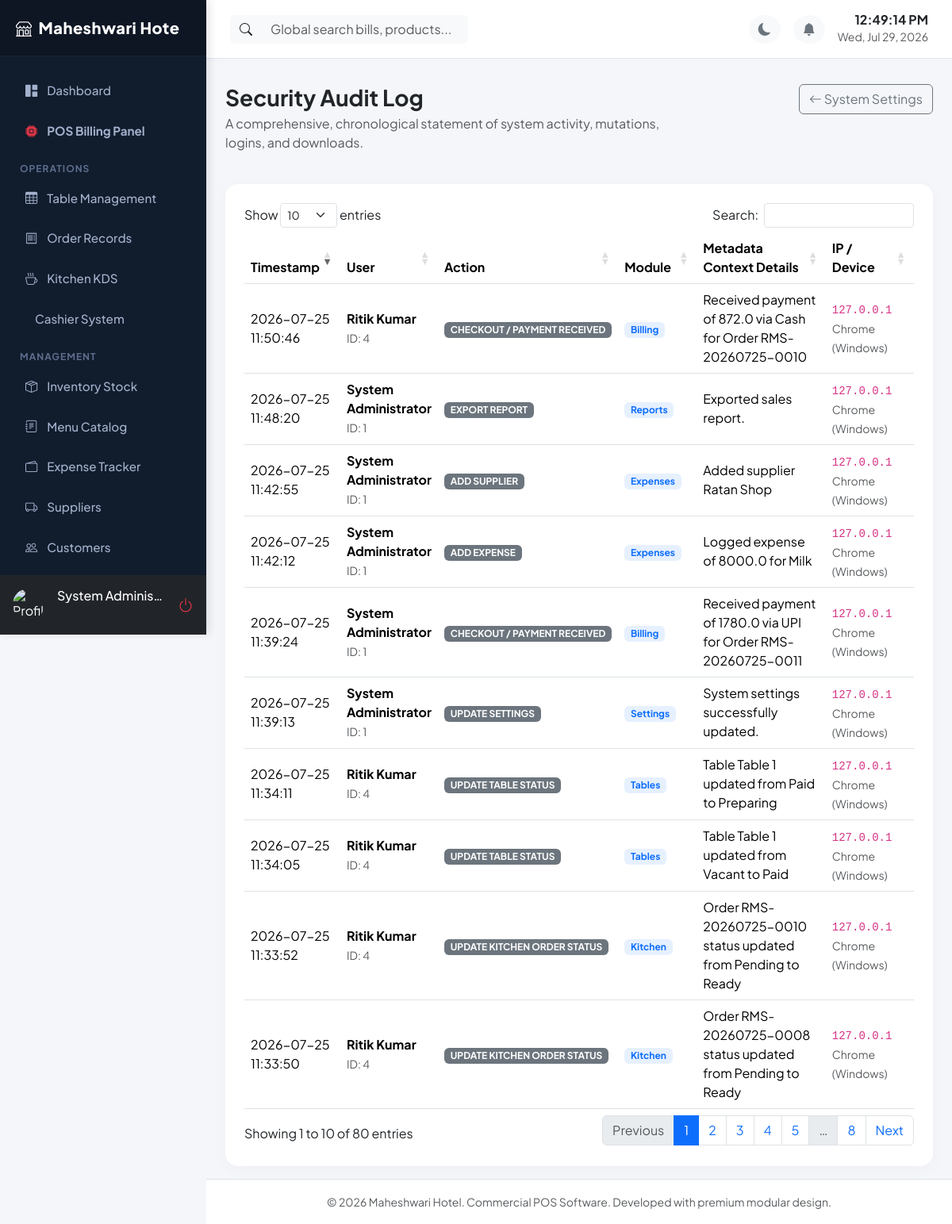
The app's page /settings/logs (signed in) with its own data.
### app/models/__init__.py (models this page shows, shortened)
class RestaurantSetting(db.Model):
    __tablename__ = 'restaurant_settings'
    id = db.Column(db.Integer, primary_key=True)
    key = db.Column(db.String(100), unique=True, nullable=False)
    value = db.Column(db.Text, nullable=True)

class User(db.Model, UserMixin):
    __tablename__ = 'users'
    id = db.Column(db.Integer, primary_key=True)
    employee_id = db.Column(db.String(50), unique=True, nullable=False)
    username = db.Column(db.String(80), unique=True, nullable=False)
    password_hash = db.Column(db.String(200), nullable=False)
    name = db.Column(db.String(120), nullable=False)
    email = db.Column(db.String(120), unique=True, nullable=True)
    mobile = db.Column(db.String(15), nullable=True)
    role = db.Column(db.String(50), nullable=False, default='Cashier') # Admin, Manager, Cashier, Waiter, Kitchen, Store Manager
    permissions = db.Column(db.Text, nullable=True) # JSON stored as string for custom permission flags
    status = db.Column(db.String(20), default='Active') # Active, Disabled
    photo = db.Column(db.String(250), nullable=True)
    joining_date = db.Column(db.Date, nullable=True)
    shift = db.Column(db.String(50), nullable=True) # Day, Night, Evening
    fingerprint_enabled = db.Column(db.Boolean, default=False)
    credentials = db.relationship('WebAuthnCredential', backref='user', lazy=True, cascade='all, delete-orphan')
    attendances = db.relationship('Attendance', backref='user', lazy=True, cascade='all, delete-orphan')
    activity_logs = db.relationship('ActivityLog', backref='user', lazy=True)
    def has_permission(self, permission):
        if self.role == 'Admin':
            return True
        perms = self.get_permissions_list()
        return permission in perms

class ActivityLog(db.Model):
    __tablename__ = 'activity_logs'
    id = db.Column(db.Integer, primary_key=True)
    user_id = db.Column(db.Integer, db.ForeignKey('users.id'), nullable=True)
    user_name = db.Column(db.String(120), nullable=True) # Snapshot in case user is deleted
    date = db.Column(db.Date, default=datetime.utcnow().date)
    time = db.Column(db.Time, default=lambda: datetime.utcnow().time())
    ip_address = db.Column(db.String(45), nullable=True)
    browser = db.Column(db.String(150), nullable=True)
    operating_system = db.Column(db.String(100), nullable=True)
    device = db.Column(db.String(100), nullable=True)
    action = db.Column(db.String(50), nullable=False) # Login, Logout, Add, Edit, Delete, Print, Export, Backup, Restore
    module = db.Column(db.String(50), nullable=False) # Auth, Users, Inventory, Billing, Table, etc.
    description = db.Column(db.Text, nullable=True)

### app/routes/settings.py (the view)
@settings_bp.route('/settings/logs')
@login_required
@role_required('Admin')
def view_logs():
    logs = ActivityLog.query.order_by(ActivityLog.date.desc(), ActivityLog.time.desc()).all()
    return render_template('settings/logs.html', logs=logs)

### app/utils/helpers.py (called while the page is built)
def get_setting(key, default=None):
    try:
        setting = RestaurantSetting.query.filter_by(key=key).first()
        if setting:
            return setting.value
        return default
    except Exception as e:
        print(f"Error fetching setting {key}: {e}")
        return default

### app/templates/settings/logs.html (shortened to what this page needs)
{% extends "base.html" %}
{% block content %}
<div class="row mb-4">
    <div class="col-md-8">
        <h3 class="fw-bold mb-1">Security Audit Log</h3>
        <p class="text-muted">A comprehensive, chronological statement of system activity, mutations, logins, and downloads.</p>
    </div>
    <div class="col-md-4 text-md-end">
        <a href="{{ url_for('settings.index') }}" class="btn btn-outline-secondary"><i class="bi bi-arrow-left"></i> System Settings</a>
    </div>
</div>
<div class="card card-custom p-4">
    <div class="table-responsive">
        <table class="table table-hover align-middle" id="activity-logs-table">
            <thead>
                <tr>
                    <th>Timestamp</th>
                    <th>User</th>
                    <th>Action</th>
                    <th>Module</th>
                    <th>Metadata Context Details</th>
                    <th>IP / Device</th>
                </tr>
            </thead>
            <tbody>
                {% for log in logs %}
                <tr>
                    <td>{{ log.date.strftime('%Y-%m-%d') }} {{ log.time.strftime('%H:%M:%S') }}</td>
                    <td>
                        <div class="fw-bold">{{ log.user_name }}</div>
                        <small class="text-muted">ID: {{ log.user_id or "N/A" }}</small>
                    </td>
                    <td><span class="badge bg-secondary text-uppercase">{{ log.action }}</span></td>
                    <td><span class="badge bg-primary bg-opacity-10 text-primary fw-bold">{{ log.module }}</span></td>
                    <td>{{ log.description or "No metadata logs." }}</td>
                    <td>
                        <div><code>{{ log.ip_address }}</code></div>
                        <small class="text-muted">{{ log.browser }} ({{ log.operating_system }})</small>
                    </td>
                </tr>
                {% endfor %}
            </tbody>
        </table>
    </div>
</div>
{% endblock %}

### app/templates/base.html (shortened to what this page needs)
<!DOCTYPE html>
<html lang="en" data-bs-theme="light">
<head>
    <link href="https://cdn.jsdelivr.net/npm/bootstrap@5.3.1/dist/css/bootstrap.min.css" rel="stylesheet">
    <link href="https://cdn.jsdelivr.net/npm/bootstrap-icons@1.10.5/font/bootstrap-icons.css" rel="stylesheet">
    <link href="https://cdn.jsdelivr.net/npm/sweetalert2@11.7.27/dist/sweetalert2.min.css" rel="stylesheet">
    <link href="https://cdn.datatables.net/1.13.6/css/dataTables.bootstrap5.min.css" rel="stylesheet">
</head>
<body>
    <div id="sidebar" class="d-flex flex-column">
        <div class="logo d-flex align-items-center justify-content-between">
            <span><i class="bi bi-shop me-2"></i>{{ restaurant_name[:15] }}</span>
        </div>
        <div class="flex-grow-1 mt-3">
            <a href="{{ url_for('dashboard.index') }}" class="nav-link {% if request.endpoint == 'dashboard.index' %}active{% endif %}">
                <i class="bi bi-grid-1x2-fill"></i> Dashboard
            </a>
            {% if current_user.has_permission('orders') %}
            <a href="{{ url_for('orders.pos_interface') }}" class="nav-link {% if request.endpoint == 'orders.pos_interface' %}active{% endif %}">
                <i class="bi bi-cpu-fill text-danger"></i> <b>POS Billing Panel</b>
            </a>
            {% endif %}
            <div class="nav-header">Operations</div>
            {% if current_user.has_permission('tables') %}
            <a href="{{ url_for('tables.layout') }}" class="nav-link {% if request.endpoint == 'tables.layout' %}active{% endif %}">
                <i class="bi bi-table"></i> Table Management
            </a>
            {% endif %}
            {% if current_user.has_permission('orders') %}
            <a href="{{ url_for('orders.list_orders') }}" class="nav-link {% if request.endpoint == 'orders.list_orders' %}active{% endif %}">
                <i class="bi bi-receipt"></i> Order Records
            </a>
            {% endif %}
            {% if current_user.has_permission('kitchen') %}
            <a href="{{ url_for('kitchen.display') }}" class="nav-link {% if request.endpoint == 'kitchen.display' %}active{% endif %}">
                <i class="bi bi-cup-hot"></i> Kitchen KDS
            </a>
            {% endif %}
            {% if current_user.has_permission('billing') %}
            <a href="{{ url_for('billing.index') }}" class="nav-link {% if request.endpoint == 'billing.index' %}active{% endif %}">
                 Cashier System
            </a>
            {% endif %}
            <div class="nav-header">Management</div>
            {% if current_user.has_permission('inventory') %}
            <a href="{{ url_for('inventory.index') }}" class="nav-link {% if 'inventory' in request.endpoint %}active{% endif %}">
                <i class="bi bi-box-seam"></i> Inventory Stock
            </a>
            {% endif %}
            {% if current_user.has_permission('menu') %}
            <a href="{{ url_for('menu.list_menu') }}" class="nav-link {% if 'menu' in request.endpoint %}active{% endif %}">
                <i class="bi bi-journal-text"></i> Menu Catalog
            </a>
            {% endif %}
            {% if current_user.has_permission('expenses') %}
            <a href="{{ url_for('expenses.list_expenses') }}" class="nav-link {% if 'expenses' in request.endpoint and 'suppliers' not in request.url %}active{% endif %}">
                <i class="bi bi-wallet2"></i> Expense Tracker
            </a>
            {% endif %}
            {% if current_user.has_permission('suppliers') %}
            <a href="{{ url_for('expenses.list_suppliers') }}" class="nav-link {% if 'suppliers' in request.endpoint %}active{% endif %}">
                <i class="bi bi-truck"></i> Suppliers
            </a>
            {% endif %}
            {% if current_user.has_permission('customers') %}
            <a href="{{ url_for('customers.index') }}" class="nav-link {% if 'customers' in request.endpoint %}active{% endif %}">
                <i class="bi bi-people"></i> Customers
            </a>
            {% endif %}
            {% if current_user.has_permission('attendance') %}
            <a href="{{ url_for('attendance.index') }}" class="nav-link {% if 'attendance' in request.endpoint %}active{% endif %}">
            </a>
            {% endif %}
        </div>
        <div class="p-3 bg-dark d-flex align-items-center gap-3">
            <img src="{{ url_for('static', filename=current_user.photo if current_user.photo else 'uploads/profiles/default.png') }}" onerror="this.src='https://cdn-icons-png.flaticon.com/512/3135/3135715.png'" class="rounded-circle" width="40" height="40" alt="Profile">
            <div class="overflow-hidden">
                <h6 class="mb-0 text-white text-truncate">{{ current_user.name }}</h6>
                <small class="text-muted text-uppercase" style="font-size: 0.75rem;">{{ current_user.role }}</small>
            </div>
            <a href="{{ url_for('auth.logout') }}" class="text-danger ms-auto fs-5" title="Logout"><i class="bi bi-power"></i></a>
        </div>
    </div>
    <div id="content">
        <nav class="navbar navbar-expand navbar-main align-items-center justify-content-between">
            <div class="d-flex align-items-center gap-3">
                <div class="position-relative d-none d-md-block" style="width: 300px;">
                    <div class="input-group">
                        <span class="input-group-text bg-light border-0"><i class="bi bi-search"></i></span>
                        <input type="text" class="form-control bg-light border-0" id="global-search-input" placeholder="Global search bills, products...">
                    </div>
                </div>
            </div>
            <div class="d-flex align-items-center gap-3">
                <button class="btn btn-light rounded-circle border-0 text-secondary" id="theme-toggle-btn"><i class="bi bi-moon-fill"></i></button>
                <div class="dropdown">
                    <button class="btn btn-light rounded-circle border-0 text-secondary position-relative" type="button" data-bs-toggle="dropdown" aria-expanded="false" id="notif-dropdown-btn">
                        <i class="bi bi-bell-fill"></i>
                    </button>
                </div>
                <div class="text-end d-none d-sm-block">
                    <h6 class="mb-0 fw-bold" id="live-time">00:00:00</h6>
                    <small class="text-muted" id="live-date">July 24, 2026</small>
                </div>
            </div>
        </nav>
        <div class="container-fluid px-4 py-3 flex-grow-1">
            {% block content %}{% endblock %}
        </div>
        <footer class="bg-white py-3 border-top mt-auto text-center text-muted">
            <small>&copy; 2026 {{ restaurant_name }}. Commercial POS Software. Developed with premium modular design.</small>
        </footer>
    </div>
</body>
</html>

### app/templates/base.html (style rules this page uses)
:root { --primary-gradient: linear-gradient(135deg, #FF512F 0%, #DD2476 100%); --sidebar-width: 260px; --sidebar-bg: #111c2d; --font-family: 'Plus Jakarta Sans', sans-serif; }
body { font-family: var(--font-family); background-color: #f4f6fa; overflow-x: hidden; transition: background-color 0.3s ease, color 0.3s ease; }
#sidebar { width: var(--sidebar-width); min-width: var(--sidebar-width); background: var(--sidebar-bg); color: #fff; height: 100vh; position: fixed; top: 0; left: 0; display: flex; flex-direction: column; z-index:1000; overflow:hidden; box-shadow:4px 0 10px rgba(0,0,0,0.1); }
#sidebar > .flex-grow-1 { overflow-y:auto; min-height:0; }
#sidebar .logo { padding: 20px; background: rgba(0,0,0,0.2); font-size: 1.25rem; font-weight: 800; letter-spacing: 0.5px; border-bottom: 1px solid rgba(255,255,255,0.05); }
#sidebar .nav-link { color: #a3b1cc; padding: 12px 20px; font-weight: 500; font-size: 0.95rem; border-radius: 8px; margin: 4px 12px; display: flex; align-items: center; gap: 12px; transition: all 0.2s; }
#sidebar .nav-header { font-size: 0.75rem; text-transform: uppercase; letter-spacing: 1px; color: #5d6d8c; font-weight: 700; margin: 15px 25px 5px 25px; }
#content { margin-left: var(--sidebar-width); width: calc(100% - var(--sidebar-width)); transition: all 0.3s ease; min-height: 100vh; display: flex; flex-direction: column; }
.navbar-main { background-color: #fff; border-bottom: 1px solid #e2e8f0; padding: 15px 30px; position: sticky; top: 0; z-index: 999; box-shadow: 0 2px 4px rgba(0,0,0,0.02); }
.card-custom { border: none; border-radius: 16px; box-shadow: 0 4px 20px rgba(0, 0, 0, 0.03); transition: transform 0.2s ease, box-shadow 0.2s ease; background-color: #fff; }

### records on screen
RestaurantSetting: value "Maheshwari Hote", value "Maheshwari Hotel"
User: name "System Adminis…"
ActivityLog: date "2026-07-25", time "11:50:46", user_name "Ritik Kumar", user "4", action "CHECKOUT / PAYMENT RECEIVED", module "Billing", description "Received payment of 872.0 via Cash for Order RMS-20260725-0010", ip_address "127.0.0.1", browser "Chrome", operating_system "Windows"
ActivityLog: date "2026-07-25", time "11:48:20", user_name "System Administrator", user "1", action "EXPORT REPORT", module "Reports", description "Exported sales report.", ip_address "127.0.0.1", browser "Chrome", operating_system "Windows"
ActivityLog: date "2026-07-25", time "11:42:55", user_name "System Administrator", user "1", action "ADD SUPPLIER", module "Expenses", description "Added supplier Ratan Shop", ip_address "127.0.0.1", browser "Chrome", operating_system "Windows"
ActivityLog: date "2026-07-25", time "11:42:12", user_name "System Administrator", user "1", action "ADD EXPENSE", module "Expenses", description "Logged expense of 8000.0 for Milk", ip_address "127.0.0.1", browser "Chrome", operating_system "Windows"
ActivityLog: date "2026-07-25", time "11:39:24", user_name "System Administrator", user "1", action "CHECKOUT / PAYMENT RECEIVED", module "Billing", description "Received payment of 1780.0 via UPI for Order RMS-20260725-0011", ip_address "127.0.0.1", browser "Chrome", operating_system "Windows"
ActivityLog: date "2026-07-25", time "11:39:13", user_name "System Administrator", user "1", action "UPDATE SETTINGS", module "Settings", description "System settings successfully updated.", ip_address "127.0.0.1", browser "Chrome", operating_system "Windows"
ActivityLog: date "2026-07-25", time "11:34:11", user_name "Ritik Kumar", user "4", action "UPDATE TABLE STATUS", module "Tables", description "Table Table 1 updated from Paid to Preparing", ip_address "127.0.0.1", browser "Chrome", operating_system "Windows"
ActivityLog: date "2026-07-25", time "11:34:05", user_name "Ritik Kumar", user "4", action "UPDATE TABLE STATUS", module "Tables", description "Table Table 1 updated from Vacant to Paid", ip_address "127.0.0.1", browser "Chrome", operating_system "Windows"
ActivityLog: date "2026-07-25", time "11:33:52", user_name "Ritik Kumar", user "4", action "UPDATE KITCHEN ORDER STATUS", module "Kitchen", description "Order RMS-20260725-0010 status updated from Pending to Ready", ip_address "127.0.0.1", browser "Chrome", operating_system "Windows"
ActivityLog: date "2026-07-25", time "11:33:50", user_name "Ritik Kumar", user "4", action "UPDATE KITCHEN ORDER STATUS", module "Kitchen", description "Order RMS-20260725-0008 status updated from Pending to Ready", ip_address "127.0.0.1", browser "Chrome", operating_system "Windows"
